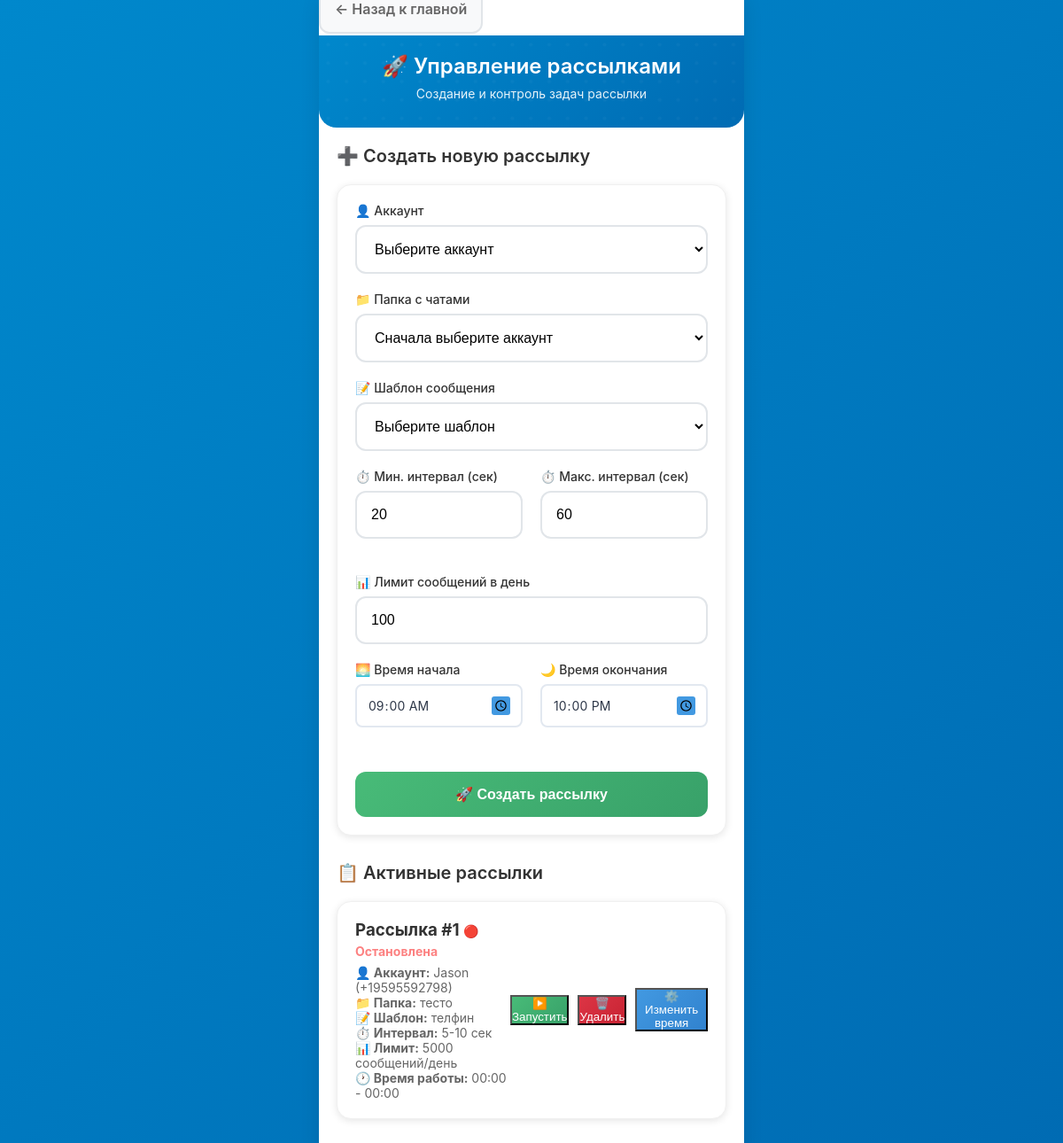
The page /launch (signed in) on the database as committed earlier.
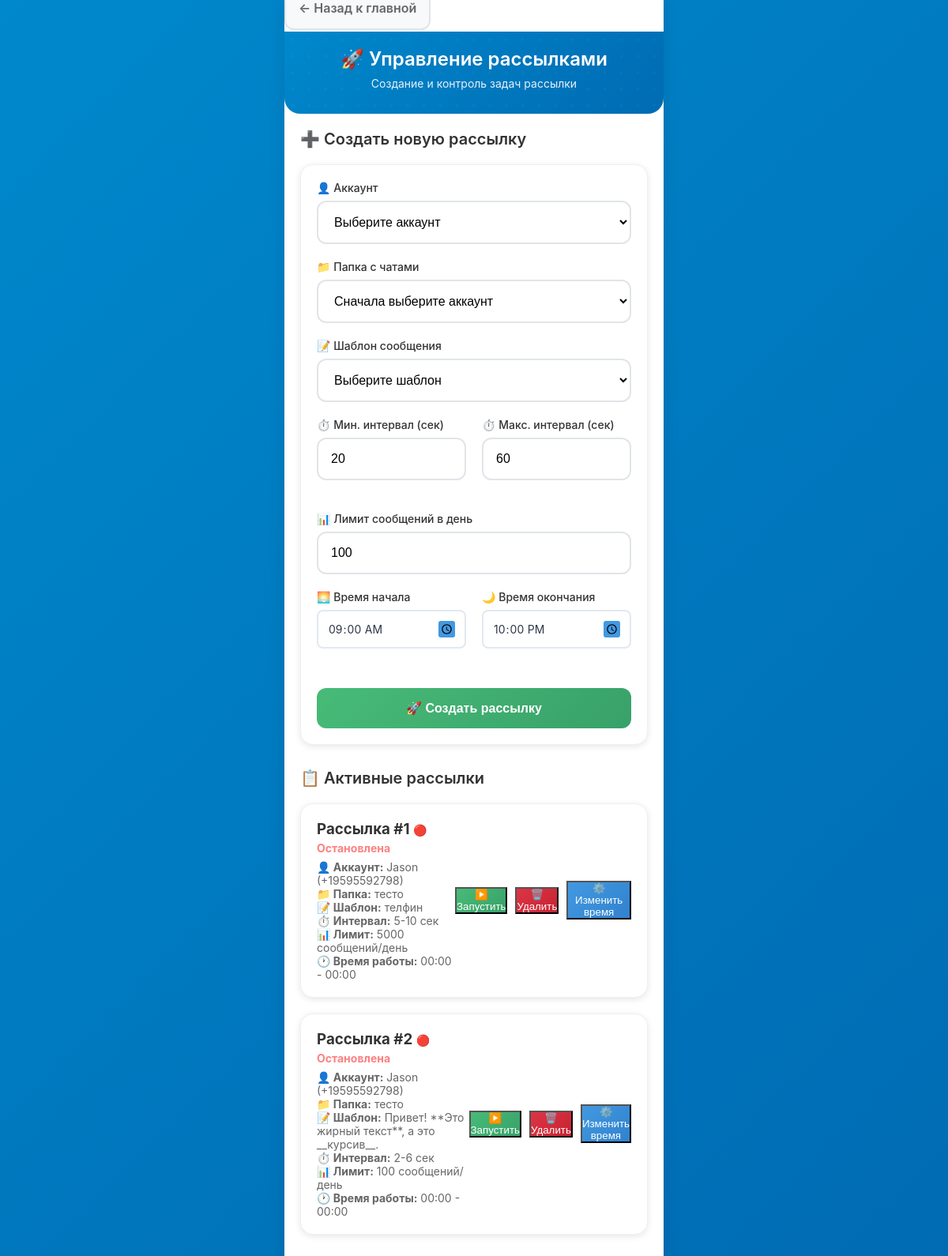
The same page on the database as committed later.
### app/db.py (models this page shows)
class Job(SQLModel, table=True):
    id: Optional[int] = Field(default=None, primary_key=True)
    account_id: int = Field(foreign_key="account.id")
    folder_id: int = Field(foreign_key="folder.id")
    template_id: int = Field(foreign_key="messagetemplate.id")
    min_interval: int = 20               # минимальная пауза (сек)
    max_interval: int = 60               # максимальная пауза (сек)
    daily_limit: int = 100               # сообщений в сутки
    active_from: time = time(9, 0, 0)    # начало активности
    active_to: time = time(22, 0, 0)     # конец активности
    is_running: bool = False             # активна ли задача
    created_at: datetime = Field(default_factory=datetime.utcnow)
    account: Account = Relationship(back_populates="jobs")
    template: MessageTemplate = Relationship(back_populates="jobs")
    folder: Folder = Relationship(back_populates="jobs")

class Account(SQLModel, table=True):
    id: Optional[int] = Field(default=None, primary_key=True)
    title: str                           # название аккаунта (для админа)
    phone: str                           # номер телефона аккаунта
    api_id: int                          # API ID из my.telegram.org
    api_hash: str                        # API Hash из my.telegram.org
    session_string: str                  # строка сессии (будет зашифрована)
    proxy_url: Optional[str] = None      # прокси (если нужен)
    is_active: bool = False              # статус подключения
    created_at: datetime = Field(default_factory=datetime.utcnow)
    jobs: List["Job"] = Relationship(back_populates="account")
    logs: List["Log"] = Relationship(back_populates="account")

class Folder(SQLModel, table=True):
    id: Optional[int] = Field(default=None, primary_key=True)
    account_id: int = Field(foreign_key="account.id")
    title: str                           # название папки
    chats_json: str                      # JSON-массив с ID чатов
    created_at: datetime = Field(default_factory=datetime.utcnow)
    jobs: List["Job"] = Relationship(back_populates="folder")

class MessageTemplate(SQLModel, table=True):
    id: Optional[int] = Field(default=None, primary_key=True)
    title: str
    variants_json: str                   # JSON-массив с вариантами сообщений
    message_link: Optional[str] = None   # ссылка на пост для премиум эмодзи
    media_path: Optional[str] = None     # путь к файлу (если есть медиа)
    created_at: datetime = Field(default_factory=datetime.utcnow)
    jobs: List["Job"] = Relationship(back_populates="template")

### app/routers.py (the view)
@router.get("/launch", response_class=HTMLResponse)
def list_jobs(request: Request, session: Session = Depends(get_session), auth: bool = Depends(check_auth)):
    jobs = session.exec(select(Job)).all()
    accounts = session.exec(select(Account)).all()
    folders = session.exec(select(Folder)).all()
    templates_list = session.exec(select(MessageTemplate)).all()
    return templates.TemplateResponse(
        "launch.html",
        {
            "request": request,
            "jobs": jobs,
            "accounts": accounts,
            "folders": folders,
            "templates_list": templates_list,
        },
    )

### app/templates/launch.html (shortened to what this page needs)
{% extends "base.html" %}
{% block content %}
<div style="margin-bottom: 20px;">
    <a href="/" class="btn btn-secondary" style="margin-right: 10px; text-decoration: none;">
        ← Назад к главной
    </a>
</div>
<div class="header">
    <h1>🚀 Управление рассылками</h1>
    <p class="subtitle">Создание и контроль задач рассылки</p>
</div>
<div class="content">
    <div class="page-title">➕ Создать новую рассылку</div>
    <form method="post" action="/launch/create" id="jobForm" class="card" style="margin-bottom: 30px;">
        <div class="form-group">
            <label class="form-label">👤 Аккаунт</label>
            <select name="account_id" class="form-input" required id="accountSelect">
                <option value="">Выберите аккаунт</option>
            </select>
        </div>
        <div class="form-group">
            <label class="form-label">📁 Папка с чатами</label>
            <select name="folder_id" class="form-input" required id="folderSelect">
                <option value="">Сначала выберите аккаунт</option>
            </select>
        </div>
        <div class="form-group">
            <label class="form-label">📝 Шаблон сообщения</label>
            <select name="template_id" class="form-input" required>
                <option value="">Выберите шаблон</option>
            </select>
        </div>
        <div style="display: grid; grid-template-columns: 1fr 1fr; gap: 20px; margin-bottom: 20px;">
            <div class="form-group">
                <label class="form-label">⏱️ Мин. интервал (сек)</label>
                <input type="number" name="min_interval" class="form-input" value="20" min="1" required>
            </div>
            <div class="form-group">
                <label class="form-label">⏱️ Макс. интервал (сек)</label>
                <input type="number" name="max_interval" class="form-input" value="60" min="1" required>
            </div>
        </div>
        <div class="form-group">
            <label class="form-label">📊 Лимит сообщений в день</label>
            <input type="number" name="daily_limit" class="form-input" value="100" min="1" required>
        </div>
        <div style="display: grid; grid-template-columns: 1fr 1fr; gap: 20px; margin-bottom: 20px;">
            <div class="form-group">
                <label class="form-label">🌅 Время начала</label>
                <input type="time" name="active_from" class="form-input" value="09:00" required>
            </div>
            <div class="form-group">
                <label class="form-label">🌙 Время окончания</label>
                <input type="time" name="active_to" class="form-input" value="22:00" required>
            </div>
        </div>
        <button type="submit" class="btn" style="background: linear-gradient(135deg, #48bb78 0%, #38a169 100%); width: 100%;">
            🚀 Создать рассылку
        </button>
    </form>
    <div class="page-title">📋 Активные рассылки</div>
    {% if jobs %}
    {% for job in jobs %}
    <div class="card" style="margin-bottom: 20px;">
        <div style="display: flex; justify-content: space-between; align-items: center;">
            <div>
                <h3 style="margin: 0; color: #333;">
                    Рассылка #{{ job.id }}
                    {% if job.is_running %}
                    <span style="color: #48bb78; font-size: 14px;">🟢 Активна</span>
                    {% else %}
                    <span style="color: #fc8181; font-size: 14px;">🔴 Остановлена</span>
                    {% endif %}
                </h3>
                <div style="color: #666; font-size: 14px; margin-top: 5px;">
                    <p><strong>👤 Аккаунт:</strong> {{ job.account.title }} ({{ job.account.phone }})</p>
                    <p><strong>📁 Папка:</strong> {{ job.folder.title }}</p>
                    <p><strong>📝 Шаблон:</strong> {{ job.template.title }}</p>
                    <p><strong>⏱️ Интервал:</strong> {{ job.min_interval }}-{{ job.max_interval }} сек</p>
                    <p><strong>📊 Лимит:</strong> {{ job.daily_limit }} сообщений/день</p>
                    <p><strong>🕐 Время работы:</strong> {{ job.active_from.strftime('%H:%M') }} - {{ job.active_to.strftime('%H:%M') }}</p>
                </div>
            </div>
            <div style="display: flex; gap: 10px; align-items: center;">
                {% if job.is_running %}
                <form method="post" action="/launch/stop/{{ job.id }}" style="display: inline;">
                    <button type="submit" class="btn-sm" style="background: linear-gradient(135deg, #fc8181 0%, #f56565 100%); color: white;">
                        ⏹️ Остановить
                    </button>
                </form>
                {% else %}
                <form method="post" action="/launch/start/{{ job.id }}" style="display: inline;">
                    <button type="submit" class="btn-sm" style="background: linear-gradient(135deg, #48bb78 0%, #38a169 100%); color: white;">
                        ▶️ Запустить
                    </button>
                </form>
                {% endif %}
                <form method="post" action="/launch/delete/{{ job.id }}" style="display: inline;"
                      onsubmit="return confirm('Удалить рассылку #{{ job.id }}?')">
                    <button type="submit" class="btn-sm" style="background: linear-gradient(135deg, #dc3545 0%, #c82333 100%); color: white;">
                        🗑️ Удалить
                    </button>
                </form>
                <button onclick="editJob({{ job.id }}, '{{ job.active_from.strftime('%H:%M') }}', '{{ job.active_to.strftime('%H:%M') }}', {{ job.min_interval }}, {{ job.max_interval }}, {{ job.daily_limit }})"
                        class="btn-sm" style="background: linear-gradient(135deg, #4299e1 0%, #3182ce 100%); color: white;">
                    ⚙️ Изменить время
                </button>
            </div>
        </div>
    </div>
    {% endfor %}
    {% else %}
    <div style="text-align: center; color: #666; padding: 40px 20px;">
        <div style="font-size: 48px; margin-bottom: 16px;">🚀</div>
        <p>Нет созданных рассылок</p>
        <p style="font-size: 14px; margin-top: 8px;">Создайте первую рассылку выше</p>
    </div>
    {% endif %}
</div>
{% endblock %}

### app/templates/base.html (shortened to what this page needs)
<!DOCTYPE html>
<html lang="ru">
<head>
</head>
<body>
    <div class="container">
        {% block content %}{% endblock %}
    </div>
</body>
</html>

### app/templates/base.html (style rules this page uses)
* { margin: 0; padding: 0; box-sizing: border-box; -webkit-tap-highlight-color: transparent; }
body { font-family: -apple-system, BlinkMacSystemFont, 'Segoe UI', Roboto, 'Helvetica Neue', Arial, sans-serif; background: linear-gradient(135deg, #0088cc 0%, #006bb3 100%); min-height: 100vh; color: #333; overflow-x: hidden; }
.container { max-width: 480px; margin: 0 auto; min-height: 100vh; background: #fff; position: relative; box-shadow: 0 0 20px rgba(0,0,0,0.1); }
.header { background: linear-gradient(135deg, #0088cc 0%, #006bb3 100%); color: white; padding: 20px 20px 30px; position: relative; border-radius: 0 0 20px 20px; }
.header::before { content: ''; position: absolute; top: 0; left: 0; right: 0; height: 100%; opacity: 0.3; pointer-events: none; }
.header h1 { font-size: 24px; font-weight: 600; text-align: center; margin-bottom: 8px; position: relative; z-index: 1; }
.header .subtitle { text-align: center; opacity: 0.9; font-size: 14px; position: relative; z-index: 1; }
.content { padding: 20px; min-height: calc(100vh - 200px); }
.page-title { font-size: 20px; font-weight: 600; color: #333; margin-bottom: 20px; display: flex; align-items: center; gap: 8px; }
.form-group { margin-bottom: 20px; }
.form-label { display: block; font-weight: 500; color: #333; margin-bottom: 8px; font-size: 14px; }
.form-input { width: 100%; padding: 16px; border: 2px solid #e1e5e9; border-radius: 12px; font-size: 16px; transition: all 0.3s ease; background: #fff; }
.btn { width: 100%; padding: 16px; background: linear-gradient(135deg, #0088cc 0%, #006bb3 100%); color: white; border: none; border-radius: 12px; font-size: 16px; font-weight: 600; cursor: pointer; transition: all 0.3s ease; margin-top: 10px; }
.btn-secondary { background: #f8f9fa; color: #666; border: 2px solid #e1e5e9; }
.card { background: #fff; border-radius: 16px; padding: 20px; margin-bottom: 16px; box-shadow: 0 2px 8px rgba(0,0,0,0.1); border: 1px solid #f0f0f0; }

### app/templates/launch.html (style rules this page uses)
input[type="time"] { -webkit-appearance: none; -moz-appearance: textfield; appearance: none; background: white; border: 2px solid #e2e8f0; border-radius: 8px; padding: 12px; font-size: 14px; font-family: inherit; color: #2d3748; cursor: pointer; }

Rows that differ between the two databases and show on the page:
added Job: id "2", is_running "🔴 Остановлена", account "Jason", account.phone "+19595592798", folder "тесто", template "Привет! **Это жирный текст**, а это __курсив__.", min_interval "2", max_interval "6", daily_limit "100", active_from "00:00", active_to "00:00"
